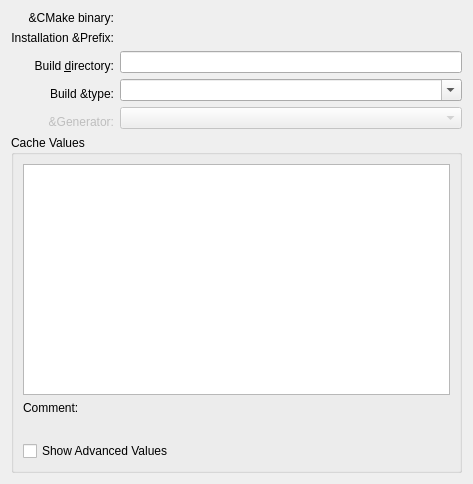
<ui version="4.0" >
 <class>CMakeBuildSettings</class>
 <widget class="QWidget" name="CMakeBuildSettings" >
  <property name="geometry" >
   <rect>
    <x>0</x>
    <y>0</y>
    <width>473</width>
    <height>484</height>
   </rect>
  </property>
  <property name="windowTitle" >
   <string/>
  </property>
  <layout class="QGridLayout" >
   <item row="0" column="0" >
    <widget class="QLabel" name="label_5" >
     <property name="text" >
      <string>&amp;CMake binary:</string>
     </property>
     <property name="alignment" >
      <set>Qt::AlignAbsolute|Qt::AlignBottom|Qt::AlignCenter|Qt::AlignHCenter|Qt::AlignHorizontal_Mask|Qt::AlignJustify|Qt::AlignLeading|Qt::AlignLeft|Qt::AlignRight|Qt::AlignTop|Qt::AlignTrailing|Qt::AlignVCenter|Qt::AlignVertical_Mask</set>
     </property>
    </widget>
   </item>
   <item row="0" column="1" >
    <widget class="KUrlRequester" name="kcfg_cmakebin" />
   </item>
   <item row="1" column="0" >
    <widget class="QLabel" name="label" >
     <property name="text" >
      <string>Installation &amp;Prefix:</string>
     </property>
     <property name="alignment" >
      <set>Qt::AlignAbsolute|Qt::AlignBottom|Qt::AlignCenter|Qt::AlignHCenter|Qt::AlignHorizontal_Mask|Qt::AlignJustify|Qt::AlignLeading|Qt::AlignLeft|Qt::AlignRight|Qt::AlignTop|Qt::AlignTrailing|Qt::AlignVCenter|Qt::AlignVertical_Mask</set>
     </property>
    </widget>
   </item>
   <item row="1" column="1" >
    <widget class="KUrlRequester" name="kcfg_installPrefix" />
   </item>
   <item row="2" column="0" >
    <widget class="QLabel" name="label_3" >
     <property name="text" >
      <string>Build &amp;directory:</string>
     </property>
     <property name="alignment" >
      <set>Qt::AlignAbsolute|Qt::AlignBottom|Qt::AlignCenter|Qt::AlignHCenter|Qt::AlignHorizontal_Mask|Qt::AlignJustify|Qt::AlignLeading|Qt::AlignLeft|Qt::AlignRight|Qt::AlignTop|Qt::AlignTrailing|Qt::AlignVCenter|Qt::AlignVertical_Mask</set>
     </property>
     <property name="buddy" >
      <cstring>kcfg_buildFolder</cstring>
     </property>
    </widget>
   </item>
   <item row="2" column="1" >
    <widget class="QLineEdit" name="kcfg_buildFolder" />
   </item>
   <item row="3" column="0" >
    <widget class="QLabel" name="label_2" >
     <property name="text" >
      <string>Build &amp;type:</string>
     </property>
     <property name="alignment" >
      <set>Qt::AlignAbsolute|Qt::AlignBottom|Qt::AlignCenter|Qt::AlignHCenter|Qt::AlignHorizontal_Mask|Qt::AlignJustify|Qt::AlignLeading|Qt::AlignLeft|Qt::AlignRight|Qt::AlignTop|Qt::AlignTrailing|Qt::AlignVCenter|Qt::AlignVertical_Mask</set>
     </property>
    </widget>
   </item>
   <item row="3" column="1" >
    <widget class="QComboBox" name="kcfg_buildType" >
     <property name="editable" >
      <bool>true</bool>
     </property>
     <property name="currentIndex" >
      <number>-1</number>
     </property>
     <item>
      <property name="text" >
       <string>debugfull</string>
      </property>
     </item>
     <item>
      <property name="text" >
       <string>debug</string>
      </property>
     </item>
     <item>
      <property name="text" >
       <string>release</string>
      </property>
     </item>
    </widget>
   </item>
   <item row="4" column="0" >
    <widget class="QLabel" name="label_4" >
     <property name="enabled" >
      <bool>false</bool>
     </property>
     <property name="text" >
      <string>&amp;Generator:</string>
     </property>
     <property name="alignment" >
      <set>Qt::AlignAbsolute|Qt::AlignBottom|Qt::AlignCenter|Qt::AlignHCenter|Qt::AlignHorizontal_Mask|Qt::AlignJustify|Qt::AlignLeading|Qt::AlignLeft|Qt::AlignRight|Qt::AlignTop|Qt::AlignTrailing|Qt::AlignVCenter|Qt::AlignVertical_Mask</set>
     </property>
    </widget>
   </item>
   <item row="4" column="1" >
    <widget class="QComboBox" name="kcfg_generator" >
     <property name="enabled" >
      <bool>false</bool>
     </property>
    </widget>
   </item>
   <item row="6" column="0" colspan="2" >
    <widget class="QGroupBox" name="groupBox" >
     <property name="title" >
      <string>Cache Values</string>
     </property>
     <layout class="QGridLayout" >
      <item row="0" column="0" >
       <widget class="QTreeView" name="cacheList" >
        <property name="rootIsDecorated" >
         <bool>false</bool>
        </property>
        <property name="itemsExpandable" >
         <bool>false</bool>
        </property>
       </widget>
      </item>
      <item row="3" column="0" >
       <widget class="QCheckBox" name="showInternal" >
        <property name="text" >
         <string>Show Advanced Values</string>
        </property>
       </widget>
      </item>
      <item row="1" column="0" >
       <widget class="QLabel" name="label_6" >
        <property name="text" >
         <string>Comment:</string>
        </property>
       </widget>
      </item>
      <item row="2" column="0" >
       <widget class="QLabel" name="commentText" >
        <property name="text" >
         <string/>
        </property>
       </widget>
      </item>
     </layout>
    </widget>
   </item>
  </layout>
 </widget>
 <customwidgets>
  <customwidget>
   <class>KUrlRequester</class>
   <extends>QFrame</extends>
   <header>kurlrequester.h</header>
   <container>1</container>
  </customwidget>
 </customwidgets>
 <resources/>
 <connections/>
</ui>
